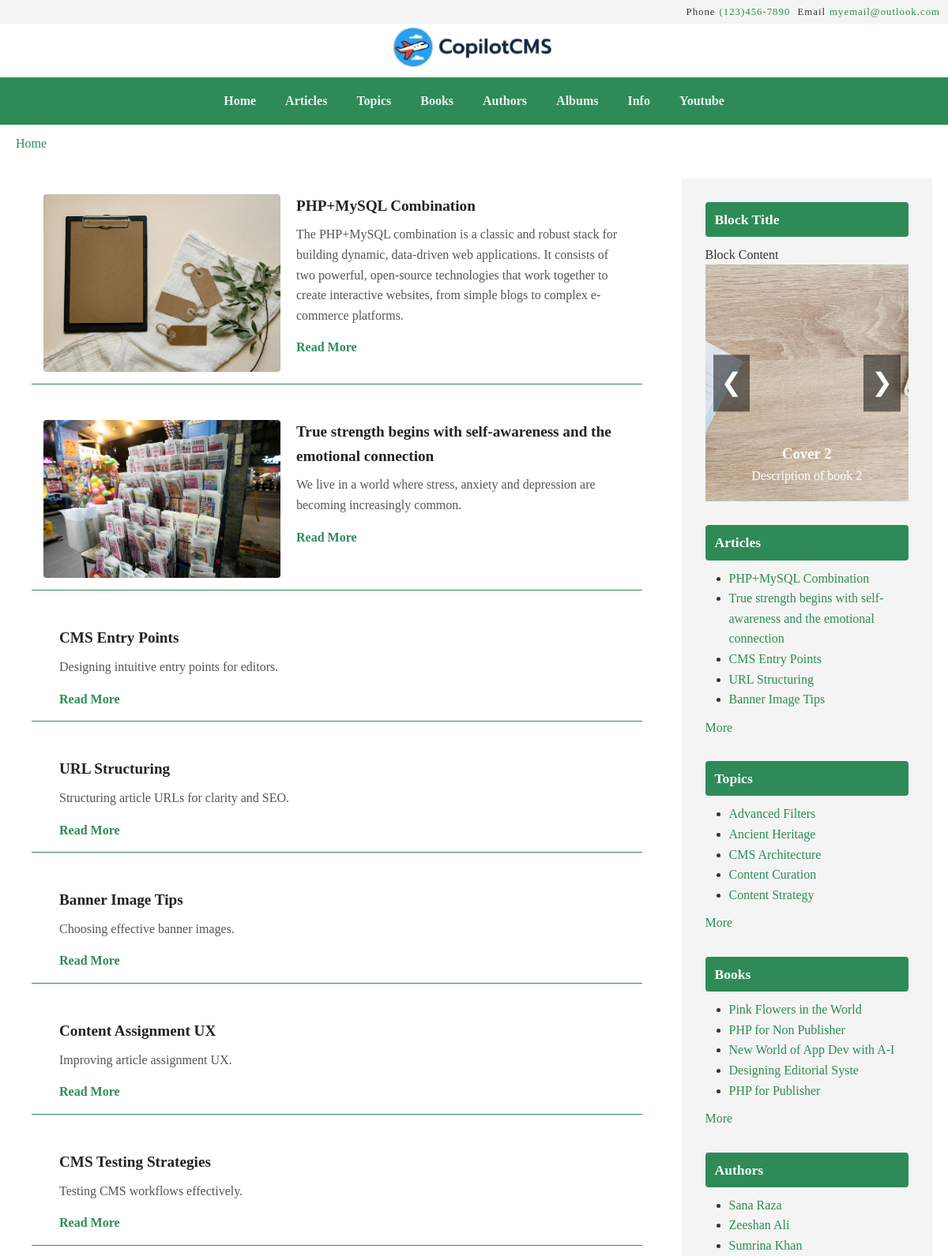
The page / (upper part) on the database its author committed.
### tables this page shows
CREATE TABLE IF NOT EXISTS `blocks` (
  `key_blocks` int(10) UNSIGNED NOT NULL AUTO_INCREMENT,
  `key_media_banner` int(10) UNSIGNED DEFAULT NULL,
  `block_name` varchar(50) NOT NULL DEFAULT '',
  `title` varchar(200) NOT NULL DEFAULT '',
  `visible_on` varchar(100) NOT NULL DEFAULT 'desktop,mobile',
  `block_content` varchar(10000) NOT NULL DEFAULT '',
  `show_on_pages` varchar(1000) NOT NULL DEFAULT '',
  `show_in_region` varchar(50) NOT NULL DEFAULT '',
  `sort` smallint(6) NOT NULL DEFAULT '0',
  `module_file` varchar(100) NOT NULL DEFAULT '',
  `status` varchar(3) NOT NULL DEFAULT 'on',
  `entry_date_time` timestamp NOT NULL DEFAULT CURRENT_TIMESTAMP,
  `created_by` int(10) UNSIGNED DEFAULT NULL,
  `updated_by` int(10) UNSIGNED DEFAULT NULL,
  `key_photo_gallery` int(10) UNSIGNED DEFAULT NULL,
  PRIMARY KEY (`key_blocks`),
  KEY `fk_blocks_media` (`key_media_banner`)
);

CREATE TABLE IF NOT EXISTS `main_menu` (
  `key_main_menu` int(10) UNSIGNED NOT NULL AUTO_INCREMENT,
  `parent_id` int(10) UNSIGNED NOT NULL DEFAULT '0',
  `title` varchar(200) NOT NULL DEFAULT '',
  `url_link` varchar(200) NOT NULL DEFAULT '',
  `sort` smallint(6) NOT NULL DEFAULT '0',
  `status` varchar(3) NOT NULL DEFAULT '',
  `entry_date_time` timestamp NOT NULL DEFAULT CURRENT_TIMESTAMP,
  PRIMARY KEY (`key_main_menu`)
);

CREATE TABLE IF NOT EXISTS `articles` (
  `key_articles` int(10) UNSIGNED NOT NULL AUTO_INCREMENT,
  `key_media_banner` int(10) UNSIGNED DEFAULT '0',
  `document_number` varchar(50) NOT NULL DEFAULT '',
  `title` varchar(300) NOT NULL DEFAULT '',
  `title_sub` varchar(300) NOT NULL DEFAULT '',
  `article_snippet` varchar(1000) NOT NULL DEFAULT '',
  `article_content` mediumtext NOT NULL,
  `content_type` varchar(30) NOT NULL DEFAULT '',
  `book_indent_level` tinyint(4) NOT NULL DEFAULT '0',
  `url` varchar(200) NOT NULL DEFAULT '',
  `banner_image_url` varchar(2000) DEFAULT '',
  `sort` smallint(6) NOT NULL DEFAULT '0',
  `entry_date_time` timestamp NOT NULL DEFAULT CURRENT_TIMESTAMP,
  `update_date_time` timestamp NOT NULL DEFAULT CURRENT_TIMESTAMP,
  `created_by` int(10) UNSIGNED DEFAULT NULL,
  `updated_by` int(10) UNSIGNED DEFAULT NULL,
  `status` enum('draft','on','off') DEFAULT 'draft',
  PRIMARY KEY (`key_articles`),
  KEY `fk_articles_media` (`key_media_banner`),
  KEY `entry_date_time` (`entry_date_time`),
  KEY `update_date_time` (`update_date_time`),
  KEY `document_number` (`document_number`)
);

CREATE TABLE IF NOT EXISTS `media_library` (
  `key_media` int(10) UNSIGNED NOT NULL AUTO_INCREMENT,
  `file_url` varchar(2000) NOT NULL,
  `file_url_thumbnail` varchar(2000) DEFAULT '',
  `file_type` varchar(20) NOT NULL DEFAULT 'images',
  `alt_text` varchar(500) DEFAULT NULL,
  `tags` varchar(500) DEFAULT NULL,
  `uploaded_by` int(10) UNSIGNED DEFAULT NULL,
  `entry_date_time` timestamp NULL DEFAULT CURRENT_TIMESTAMP,
  PRIMARY KEY (`key_media`),
  KEY `uploaded_by` (`uploaded_by`)
);

CREATE TABLE IF NOT EXISTS `photo_gallery_images` (
  `key_image` int(10) UNSIGNED NOT NULL AUTO_INCREMENT,
  `key_media_banner` int(10) UNSIGNED DEFAULT NULL,
  `key_photo_gallery` int(10) UNSIGNED NOT NULL,
  `entry_date_time` timestamp NULL DEFAULT CURRENT_TIMESTAMP,
  `title` varchar(255) DEFAULT NULL,
  `description` text,
  `image_mobile_url` varchar(2000) DEFAULT NULL,
  `opacity` float DEFAULT '1',
  `action_button` tinyint(1) DEFAULT '0',
  `action_button_text` varchar(100) DEFAULT NULL,
  `action_button_link_url` varchar(500) DEFAULT NULL,
  `animation_type` varchar(50) DEFAULT 'fade',
  `text_position` varchar(50) DEFAULT 'center',
  `text_color` varchar(20) DEFAULT '#ffffff',
  `image_wrapper_class` varchar(100) DEFAULT '',
  `visibility_start` datetime DEFAULT NULL,
  `visibility_end` datetime DEFAULT NULL,
  `sort` smallint(6) NOT NULL DEFAULT '0',
  `status` varchar(3) DEFAULT 'on',
  PRIMARY KEY (`key_image`),
  KEY `key_photo_gallery` (`key_photo_gallery`),
  KEY `fk_photo_gallery_images_media` (`key_media_banner`)
);

CREATE TABLE IF NOT EXISTS `categories` (
  `key_categories` int(10) UNSIGNED NOT NULL AUTO_INCREMENT,
  `key_media_banner` int(10) UNSIGNED NOT NULL DEFAULT '0',
  `name` varchar(200) NOT NULL DEFAULT '',
  `description` varchar(1000) NOT NULL DEFAULT '',
  `url` varchar(200) NOT NULL DEFAULT '',
  `banner_image_url` varchar(2000) NOT NULL DEFAULT '',
  `sort` smallint(6) NOT NULL DEFAULT '0',
  `status` varchar(3) NOT NULL DEFAULT '',
  `entry_date_time` timestamp NOT NULL DEFAULT CURRENT_TIMESTAMP,
  `category_type` enum('article','book','photo_gallery','video_gallery','global') NOT NULL DEFAULT 'global',
  PRIMARY KEY (`key_categories`)
);

CREATE TABLE IF NOT EXISTS `books` (
  `key_books` int(10) UNSIGNED NOT NULL AUTO_INCREMENT,
  `key_media_banner` int(10) UNSIGNED DEFAULT NULL,
  `title` varchar(200) NOT NULL DEFAULT '',
  `subtitle` varchar(200) NOT NULL DEFAULT '',
  `description` text NOT NULL,
  `banner_image_url` varchar(2000) DEFAULT '',
  `url` varchar(200) NOT NULL DEFAULT '',
  `author_name` varchar(200) NOT NULL DEFAULT '',
  `publisher` varchar(200) NOT NULL DEFAULT '',
  `publish_year` varchar(4) NOT NULL DEFAULT '',
  `isbn` varchar(17) DEFAULT '',
  `is_featured` tinyint(1) DEFAULT NULL,
  `language` varchar(50) DEFAULT NULL,
  `format` varchar(50) DEFAULT NULL,
  `weight_grams` int(11) DEFAULT NULL,
  `sku` varchar(50) DEFAULT NULL,
  `status` varchar(3) NOT NULL DEFAULT '',
  `sort` smallint(6) NOT NULL DEFAULT '0',
  `entry_date_time` timestamp NOT NULL DEFAULT CURRENT_TIMESTAMP,
  `update_date_time` timestamp NOT NULL DEFAULT CURRENT_TIMESTAMP ON UPDATE CURRENT_TIMESTAMP,
  `created_by` int(10) UNSIGNED DEFAULT NULL,
  `updated_by` int(10) UNSIGNED DEFAULT NULL,
  PRIMARY KEY (`key_books`),
  KEY `fk_books_media` (`key_media_banner`)
);

CREATE TABLE IF NOT EXISTS `authors` (
  `key_authors` int(10) UNSIGNED NOT NULL AUTO_INCREMENT,
  `name` varchar(200) NOT NULL DEFAULT '',
  `email` varchar(200) NOT NULL DEFAULT '',
  `phone` varchar(50) NOT NULL DEFAULT '',
  `website` varchar(200) NOT NULL DEFAULT '',
  `url` varchar(200) NOT NULL DEFAULT '',
  `social_url_media1` varchar(200) NOT NULL DEFAULT '',
  `social_url_media2` varchar(200) NOT NULL DEFAULT '',
  `social_url_media3` varchar(200) NOT NULL DEFAULT '',
  `city` varchar(200) NOT NULL DEFAULT '',
  `state` varchar(200) NOT NULL DEFAULT '',
  `country` varchar(200) NOT NULL DEFAULT '',
  `banner_image_url` varchar(2000) DEFAULT '',
  `key_media_banner` int(10) UNSIGNED DEFAULT NULL,
  `description` varchar(2000) NOT NULL DEFAULT '',
  `status` varchar(3) NOT NULL DEFAULT '',
  `entry_date_time` timestamp NOT NULL DEFAULT CURRENT_TIMESTAMP,
  `update_date_time` timestamp NOT NULL DEFAULT CURRENT_TIMESTAMP,
  `created_by` int(10) UNSIGNED DEFAULT NULL,
  `updated_by` int(10) UNSIGNED DEFAULT NULL,
  PRIMARY KEY (`key_authors`),
  KEY `fk_authors_media` (`key_media_banner`)
);

### index.php (called while the page is built)
<?php
include 'router.php';
?>

### admin/db.php (called while the page is built, shortened)
<?php
$host = 'localhost';
$user = 'root';
$pass = '';
$dbname = 'simplesite';
$conn = new mysqli($host, $user, $pass, $dbname);
$settings = [];
$sql = "SELECT setting_key, setting_value FROM settings WHERE is_active = 1";
$result = $conn->query($sql);
while ($row = $result->fetch_assoc()) {
    $settings[$row['setting_key']] = $row['setting_value'];
}
function getSetting($key, $default = null) {
    global $settings;
    return $settings[$key] ?? $default;
}
?>

### templates/default/layout.php (the view, shortened to what this page needs)
<?php
function startLayout($title = "CopilotCMS") {
	echo "
	<!DOCTYPE html>
	<html>
		<head>
			<title>$title</title>
			<meta charset='utf-8'>
			<link rel='stylesheet' href='/templates/default/style.css'>
        </head>
		<style>
			:root {
				--site-direction:  " . getSetting('site_direction') . ";
				--template-text-color:  " . getSetting('template_text_color') . ";
				--template-background-color:  " . getSetting('template_background_color') . ";
				--template-font-family: " . getSetting('template_font_family') . ";
				--sidebar-background-color:  " . getSetting('sidebar_background_color') . ";
				--content-background-color:  " . getSetting('content_background_color') . ";
				--items-brand-color:  " . getSetting('items_brand_color') . ";
			}
		</style>
	<body>";
	echo "<div id='above-header'>";
		renderBlocks("above_header");
	echo "</div>";
	echo "<header data-animate='fade'>";
		echo "<div id='site-logo'><a href='/home'><img src='" . getSetting("template_default_logo") . "'></a></div>";
		renderMainMenu();
	echo "</header>";
	echo "<div id='breadcrumb'>";
	global $segments;
	$breadcrumbs = generateBreadcrumb($segments);
	for ($i = 0; $i < sizeof($breadcrumbs); $i++) {
		$crumb = $breadcrumbs[$i];
		if ($i < 2) {
			echo '<a href="' . htmlspecialchars($crumb['url']) . '">' . htmlspecialchars($crumb['label']) . '</a>';
		} else {
			echo htmlspecialchars($crumb['label']);
		}
	}
	echo "</div>";
	echo "<main>";
}
function endLayout() {
	echo "</main>";
	echo "</body></html>
	<script src='/templates/default/script.js'></script>
	";
}
function getMenuItems() {
    global $conn;
    $items = [];
    $res = $conn->query("SELECT key_main_menu, parent_id, title, url_link FROM main_menu WHERE status = 'on' ORDER BY sort");
    while ($row = $res->fetch_assoc()) {
        $items[$row['parent_id']][] = $row;
    }
    return $items;
}
function renderMenuTree($items, $parent_id = 0) {
    if (!isset($items[$parent_id])) return;
    echo "<ul>";
    foreach ($items[$parent_id] as $item) {
        echo "<li><a href='" . htmlspecialchars($item['url_link']) . "'>" . htmlspecialchars($item['title']) . "</a>";
        renderMenuTree($items, $item['key_main_menu']);
        echo "</li>";
    }
    echo "</ul>";
}
function renderMainMenu() {
    $items = getMenuItems();
    echo "<nav class='main-menu'>";
    renderMenuTree($items);
    echo "</nav>";
}
function renderBlocks($region, $currentPage = '') {
	global $conn;
	$sql = "SELECT key_blocks, key_photo_gallery, title, block_content, module_file, visible_on FROM blocks
					   WHERE status = 'on'
					   AND show_in_region = '$region'
					   AND (show_on_pages = '' OR FIND_IN_SET('$currentPage', show_on_pages))
					   ORDER BY sort";
	$res = $conn->query($sql);
	while ($row = $res->fetch_assoc()) {
		$devices_array = explode(',', $row['visible_on']);
		$visibilityClasses = '';
		foreach ($devices_array as $device) $visibilityClasses .= ' visible-on-' . $device;
		$key_photo_gallery = $row['key_photo_gallery'];
		echo "<div class='block $visibilityClasses'>";
		echo "<h2>" . $row['title'] . "</h2>";
		echo "<div class='block-content'>" .  $row['block_content'] . "</div>";
		if ($row['module_file'] != '') {
			include("modules/" . $row['module_file'] . ".php");
		}
		echo "</div>";
	}
}
function generateBreadcrumb($segments) {
    $breadcrumbs = [];
    $baseUrl = '/';
    $breadcrumbs[] = ['label' => 'Home', 'url' => $baseUrl];
    return $breadcrumbs;
}
?>

### templates/default/homepage.php
<?php
include $_SERVER['DOCUMENT_ROOT'] . '/admin/db.php';
include 'layout.php';
?>
<?php startLayout("Home"); ?>
<div id="content">
	<?php
	$articles = $conn->query("SELECT a.*, m.file_url AS banner FROM articles a
							  LEFT JOIN media_library m ON a.key_media_banner = m.key_media
							  WHERE a.status='on' ORDER BY a.entry_date_time DESC LIMIT 10");
	while ($a = $articles->fetch_assoc()) {
	  echo "<div class='snippet-card'>
			  <div><img src='{$a['banner']}' data-animate='fade'></div>
			  <div class='snippet-content'>
			  <h2>{$a['title']}</h2>
			  <p>{$a['article_snippet']}</p>
			  <a href='/article/{$a['url']}'>Read More</a>
			  </div>
			</div>";
	}
	?>
</div>
<div id="sidebar">
	<?php renderBlocks("sidebar_right"); ?>
</div>
<?php endLayout(); ?>

### modules/photo_gallery_carousel_5645645.php (shortened to what this page needs)
<?php
$gallery = $conn->query("SELECT * FROM photo_gallery WHERE key_photo_gallery = $key_photo_gallery AND status = 'on'")->fetch_assoc();
$gallery_css = $gallery['css'];
$navigation_type = $gallery['navigation_type'] ?? 'slideshow';
$images = $conn->query("
	SELECT i.*, m.file_url, m.alt_text
	FROM photo_gallery_images i
	LEFT JOIN media_library m ON i.key_media_banner = m.key_media
	WHERE i.key_photo_gallery = $key_photo_gallery AND i.status = 'on'
		AND (i.visibility_start IS NULL OR i.visibility_start <= NOW())
		AND (i.visibility_end IS NULL OR i.visibility_end >= NOW())
	ORDER BY i.sort ASC
");
echo "<div class='carousel-wrapper' id='carousel-$key_photo_gallery' data-navigation-type='$navigation_type'>";
if ($navigation_type === 'arrows') {
	echo '<div class="carousel-arrow left">&#10094;</div>';
	echo '<div class="carousel-arrow right">&#10095;</div>';
}
while ($img = $images->fetch_assoc()) {
	$img_url = htmlspecialchars($img['file_url']);
	$alt_text = htmlspecialchars($img['alt_text'] ?? $img['title'] ?? '');
	echo '<div class="carousel-slide"
				style="opacity:' . floatval($img['opacity']) . ";$gallery_css" . '"
				data-animation="' . htmlspecialchars($img['animation_type']) . '">';
	echo '<img src="' . $img_url . '" alt="' . $alt_text . '">';
	if (!empty($img['title']) || !empty($img['description'])) {
		echo '<div class="carousel-text" style="color:' . htmlspecialchars($img['text_color']) . '; text-align:' . htmlspecialchars($img['text_position']) . '">';
		echo '<h3>' . $img['title'] . '</h3>';
		echo '<p>' . htmlspecialchars($img['description']) . '</p>';
		echo '</div>';
	}
	echo '</div>';
}
echo '</div>';
?>

### modules/articles_34548.php
<div class="block">
	<?php
	$cat_id = isset($_GET['cat']) ? intval($_GET['cat']) : null;
	$sql = "SELECT key_articles, title, url FROM articles ORDER BY entry_date_time DESC LIMIT 5";
	$articles = $conn->query($sql);
	echo "<ul class='category-list'>";
	while ($c = $articles->fetch_assoc()) {
		$active = ($cat_id === intval($c['key_articles'])) ? " class='active'" : "";
		echo "<li{$active}><a href='/article/{$c['url']}'>{$c['title']}</a></li>";
	}
	echo "</ul>";
	echo "<p><a href='/articles'>More</a></p>";
	?>
</div>

### modules/categories_55448.php
<div class="block">
	<?php
	$cat_id = isset($_GET['cat']) ? intval($_GET['cat']) : null;
	$sql = "SELECT key_categories, name, url FROM categories ORDER BY name ASC LIMIT 5";
	$categories = $conn->query($sql);
	echo "<ul class='category-list'>";
	while ($c = $categories->fetch_assoc()) {
		$active = ($cat_id === intval($c['key_categories'])) ? " class='active'" : "";
		echo "<li{$active}><a href='/category/{$c['url']}'>{$c['name']}</a></li>";
	}
	echo "</ul>";
	echo "<p><a href='/categories'>More</a></p>";
	?>
</div>

### modules/books_84538.php
<div class="block">
	<?php
	$cat_id = isset($_GET['cat']) ? intval($_GET['cat']) : null;
	$sql = "SELECT key_books, title, url FROM books ORDER BY entry_date_time DESC LIMIT 5";
	$books = $conn->query($sql);
	echo "<ul class='category-list'>";
	while ($c = $books->fetch_assoc()) {
		$active = ($cat_id === intval($c['key_books'])) ? " class='active'" : "";
		echo "<li{$active}><a href='/book/{$c['url']}'>{$c['title']}</a></li>";
	}
	echo "</ul>";
	echo "<p><a href='/books'>More</a></p>";
	?>
</div>

### modules/authors_91558.php (shortened to what this page needs)
<div class="block">
	<?php
	$cat_id = isset($_GET['cat']) ? intval($_GET['cat']) : null;
	$sql = "SELECT key_authors, name, url FROM authors ORDER BY RAND() LIMIT 5";
	$authors = $conn->query($sql);
	echo "<ul class='category-list'>";
	while ($c = $authors->fetch_assoc()) {
		$active = ($cat_id === intval($c['key_authors'])) ? " class='active'" : "";
		echo "<li{$active}><a href='/author/{$c['url']}'>{$c['name']}</a></li>";
	}
	echo "</ul>";
	?>
</div>

### rows shown on the page
blocks: block_content "Phone (123)456-7890 Email myemail@outlook.com"
main_menu: title "Home"
main_menu: title "Articles"
main_menu: title "Topics"
main_menu: title "Books"
main_menu: title "Authors"
main_menu: title "Albums"
main_menu: title "Info"
main_menu: title "Youtube"
articles: media_library.file_url (picture), title "PHP+MySQL Combination", article_snippet "The PHP+MySQL combination is a classic and robust stack for building dynamic, data-driven web applications. It consists of two powerful, open-source technologies that work together to create interactive websites, from simple blogs to complex e-commerce platforms."
articles: media_library.file_url (picture), title "True strength begins with self-awareness and the emotional connection", article_snippet "We live in a world where stress, anxiety and depression are becoming increasingly common."
articles: title "CMS Entry Points", article_snippet "Designing intuitive entry points for editors."
articles: title "URL Structuring", article_snippet "Structuring article URLs for clarity and SEO."
articles: title "Banner Image Tips", article_snippet "Choosing effective banner images."
articles: title "Content Assignment UX", article_snippet "Improving article assignment UX."
articles: title "CMS Testing Strategies", article_snippet "Testing CMS workflows effectively."
blocks: title "Block Title", block_content "Block Content"
photo_gallery_images: media_library.file_url (picture), title "Cover 2", description "Description of book 2"
blocks: title "Articles"
blocks: title "Topics"
categories: name "Advanced Filters"
categories: name "Ancient Heritage"
categories: name "CMS Architecture"
categories: name "Content Curation"
categories: name "Content Strategy"
blocks: title "Books"
books: title "Pink Flowers in the World"
books: title "PHP for Non Publisher"
books: title "New World of App Dev with A-I"
books: title "Designing Editorial Syste"
books: title "PHP for Publisher"
blocks: title "Authors"
authors: name "Sana Raza"
authors: name "Zeeshan Ali"
authors: name "Sumrina Khan"

### other values the page prints
$crumb['label'] "Home"
